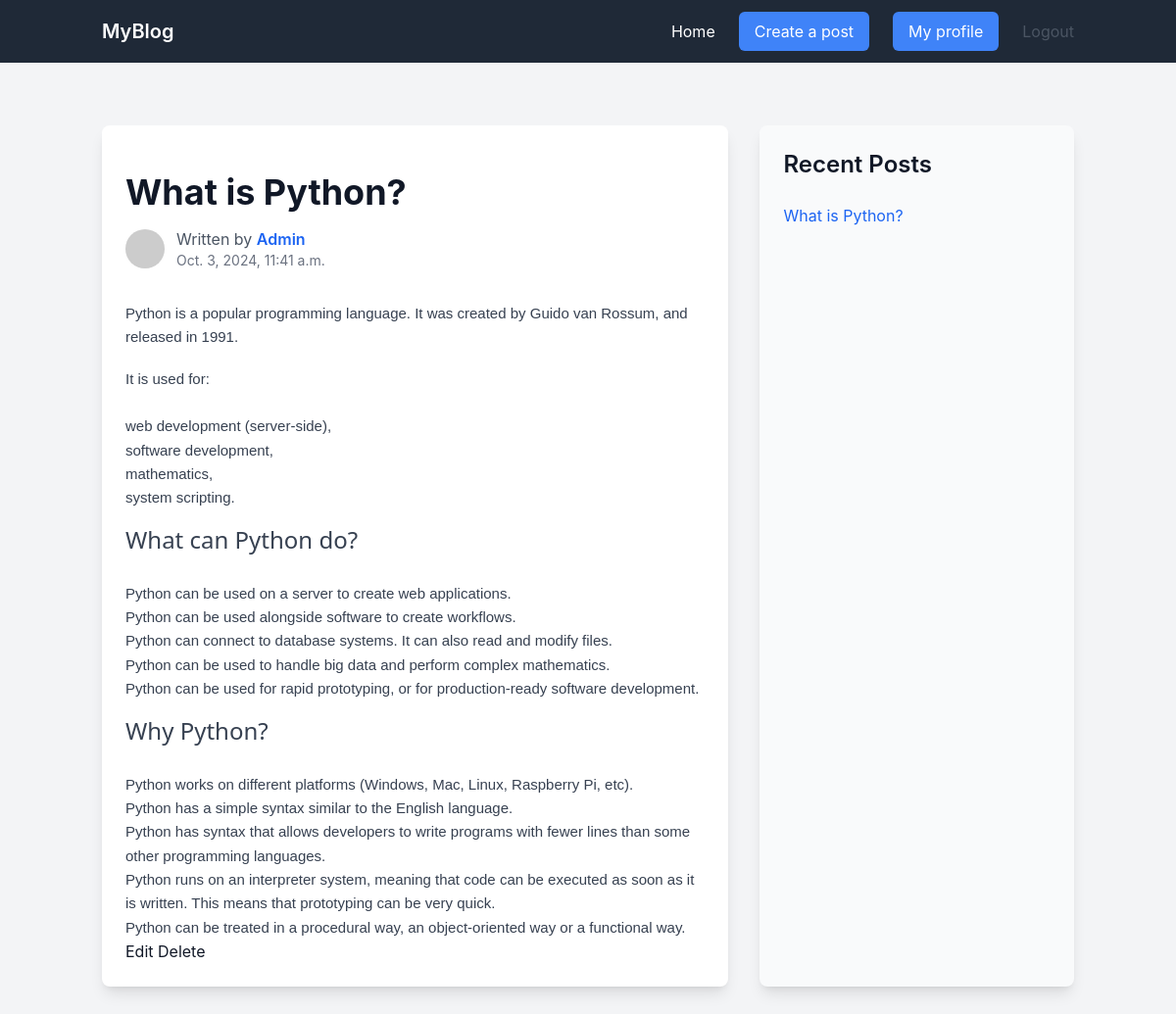
Page /blog/what-is-python/ (signed in) on the committed database.
### blogs/models.py (models this page shows, shortened)
class Blog(models.Model):
    STATUS_CHOICES = (
        ('draft', 'Draft'),
        ('published', 'Published'),
        ('archived', 'Archived')
    )
    blog_Title = models.CharField(max_length=50)
    blog_Desc = models.TextField()
    blog_Status = models.CharField(max_length=15, choices=STATUS_CHOICES)
    slug = models.SlugField(max_length=200, unique=True, blank=True)
    blog_Author = models.ForeignKey(settings.AUTH_USER_MODEL, on_delete=models.CASCADE)
    blog_created_at = models.DateTimeField(auto_now_add=True)
    objects = models.Manager()
    published = BlogPostFilterManger()
    user_post = UserBlogManaer()
    class Meta:
        ordering =['-blog_created_at']
        verbose_name = 'Blog_Post'
        verbose_name_plural = 'Blog Posts'

### auth_users/models.py (models this page shows, shortened)
class Users(AbstractUser):
    profile_pics = models.FileField(upload_to='profile_pics', null=True, blank=True)
    user_bio = models.CharField(max_length = 500 , blank= True)
    class Meta:
        verbose_name = "User Profile"
        verbose_name_plural = "User Profiles"

### blogs/views.py (the view)
# urls.py: path('blog/<slug:slug>/', BlogDetailView.as_view(), name='blog-detail'),
class BlogDetailView(LoginRequiredMixin,DetailView):
    model = Blog
    template_name = 'blogs/new_blog_detail.html'
    context_object_name = 'blog'
    slug_field ='slug'
    slug_url_kwarg = 'slug'

### template/blogs/new_blog_detail.html (shortened to what this page needs)
{% load compress %}
{% load static %}
{% load html_filters %}
<!DOCTYPE html>
<html lang="en">
<head>
  {% compress css %}
  <link rel="stylesheet" href="{% static 'src/output.css' %}">
  {% endcompress %}
</head>
<body>
    <body class="bg-gray-100 text-gray-900">
{% include 'navbar.html' %}
    <section class="py-12">
        <div class="container mx-auto px-4 md:flex md:space-x-8">
            <div class="w-full md:w-2/3 bg-white rounded-lg shadow-lg p-6">
                <h1 class="text-4xl font-bold mt-6">{{blog.blog_Title}}</h1>
                <div class="flex items-center mt-4">
                    <img class="w-10 h-10 rounded-full" src="https://via.placeholder.com/100" alt="Author Avatar">
                    <div class="ml-3">
                        <p class="text-gray-600">Written by <span class="text-blue-600 font-semibold">{{blog.blog_Author}}</span></p>
                        <p class="text-sm text-gray-500">{{blog.blog_created_at}}</p>
                    </div>
                </div>
                <div class="mt-8 text-gray-700 leading-relaxed space-y-6">
                  {{blog.blog_Desc | safe}}
                </div>
                {% if request.user == blog.blog_Author %}
                <a href="{% url 'Blogs:blog-edit' slug=blog.slug %}" class="btn btn-warning mt-3">Edit</a>
                <a href="{% url 'Blogs:blog-delete' slug=blog.slug %}" class="btn btn-danger mt-3">Delete</a>
                {% else %}
                <a href="{% url 'Blogs:blog-list' %}" class="btn btn-secondary mt-3">Back to Home</a>
                {% endif %}
            </div>
            <div class="hidden md:block md:w-1/3 bg-gray-50 rounded-lg shadow-lg p-6">
                <h2 class="text-2xl font-semibold">Recent Posts</h2>
                <ul class="mt-6 ">
                    <li>
                        <a href="{% url 'Blogs:blog-detail' slug=blog.slug %}" class="text-blue-600 hover:underline">{{blog.blog_Title}}</a>
                    </li>
                </ul>
            </div>
        </div>
    </section>
</body>
</html>

### rows in the picture
Blog: blog_Title "What is Python?", blog_Author "Admin", blog_created_at "Oct. 3, 2024, 11:41 a.m.", blog_Desc "Python is a popular programming language. It was created by Guido van Rossum, and released in 1991. It is used for: web development (server-side), software development, mathematics, system scripting. What can Python do? Python can be used on a server to create web applications. Python can be used alongside software to create workflows. Python can connect to database systems. It can also read and modify files. Python can be used to handle big data and perform complex mathematics. Python can be used for rapid prototyping, or for production-ready software development. Why Python? Python works on different platforms (Windows, Mac, Linux, Raspberry Pi, etc). Python has a simple syntax similar to…"
